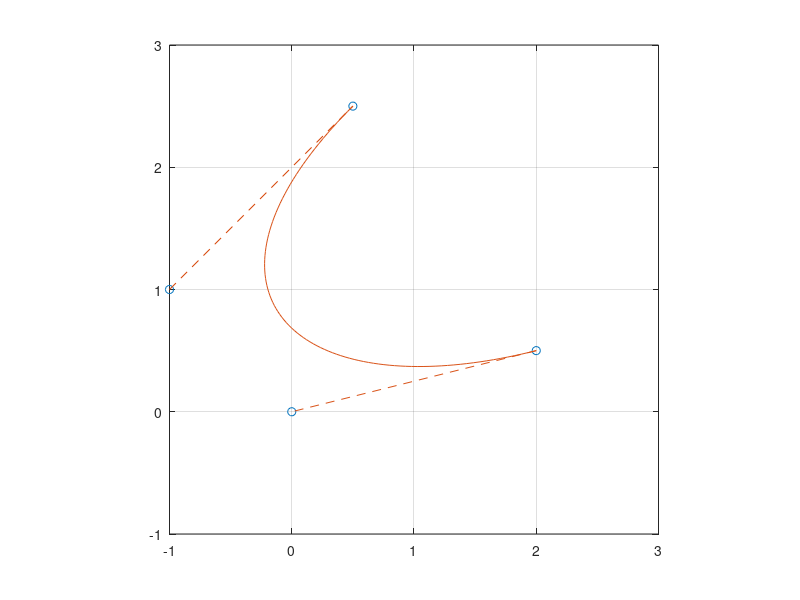

Here is the MATLAB script that generated this plot: (Note: this script raises an error after producing the figure.)
%% See https://en.wikipedia.org/wiki/B%C3%A9zier_curve

%% 1D Quadratic Bezier curve example
% Define the 3 control points
P = [2, 0, 1]

B = @(t) ((1-t).^2 * P(1) + 2*(1-t).*t * P(2) + t.^2 * P(3));

figure(1);
plot([0, 0.5, 1], P, 'o');
hold on;
line([0, 0.5], P(1:2), 'LineStyle', '--');
line([0.5, 1], P(2:3), 'LineStyle', '--');
fplot(B, [0,1]);
hold off;

%% 2D Quadratic Bezier curve example
% Define the 3 control points
P = [2, 0.5;
     0, 0;
     0.5, 2.5]

B = @(t) ((1-t).^2 .* P(1,:)' + 2*(1-t).*t .* P(2,:)' + t.^2 .* P(3,:)');
% Polynomial formulation
%B = @(t) (P(1,:)' - 2*(P(1,:)' - P(2,:)') .* t + ((P(3,:)' - P(2,:)') + (P(1,:)' - P(2,:)')) .* t.^2);

figure(1);
plot(P(:,1), P(:,2), 'o');
hold on;
line(P(1:2, 1), P(1:2, 2), 'LineStyle', '--');
line(P(2:3, 1), P(2:3, 2), 'LineStyle', '--');
t = 0:0.01:1;

t = [0; 1];
for (n = 1:100)
    t = [t;rand];
end
t = sort(t)';

curve = B(t);
plot(curve(1,:), curve(2,:));
hold off;

grid;
axis equal;
xlim([-1, 3]);
ylim([-1, 3]);


%% 2D Cubic Bezier curve example
% Define the 4 control points
P = [2, 0.5;
     0, 0;
     -1, 1;
     0.5, 2.5]

B = @(t) ((1-t).^3 .* P(1,:)' + 3*(1-t).^2.*t .* P(2,:)' + 3*(1-t).*t.^2 .* P(3,:)' + t.^3 .* P(4,:)');

figure(1);
plot(P(:,1), P(:,2), 'o');
hold on;
line(P(1:2, 1), P(1:2, 2), 'LineStyle', '--');
line(P(3:4, 1), P(3:4, 2), 'LineStyle', '--');
t = 0:0.01:1;
curve = B(t);
plot(curve(1,:), curve(2,:));
hold off;

grid;
axis equal;
xlim([-1, 3]);
ylim([-1, 3]);


%% Fit 2D Quadratic Bezier curve example
% Define the 3 control points
P = [2, 0.5;
     0, 0;
     0.5, 2.5]

B = @(P0,P1,P2,t) ((1-t).^2 .* P0 + 2*(1-t).*t .* P1 + t.^2 .* P2);

% Generate samples from random locations from the curve
t = [0; 1];
for (n = 1:100)
    t = [t;rand];
end
t = sort(t)';
curve = B(P(1,:)', P(2,:)', P(3,:)', t);

% Add random noise to the points
x = curve(1,:)' + 0.01*randn(length(t),1);
y = curve(2,:)' + 0.01*randn(length(t),1);

% Fit Bezier curve
P = fitBezierCurve(x, y);

% Evaluate fitted curve at linearly spaced intervals
t = linspace(0, 1, length(t));
curve_fitted = B(P(1,:)', P(2,:)', P(3,:)', t);

% Plot results
figure(1);    
plot(x, y, '.'); % data points
hold on;
plot(curve(1,:), curve(2,:), '--'); % original curve    

line(P(1:2, 1), P(1:2, 2), 'LineStyle', '--');
line(P(2:3, 1), P(2:3, 2), 'LineStyle', '--');
plot(P(:,1), P(:,2), 'o');

plot(curve_fitted(1,:), curve_fitted(2,:));
hold off;

grid;
axis equal;
xlim([-1, 3]);
ylim([-1, 3]);